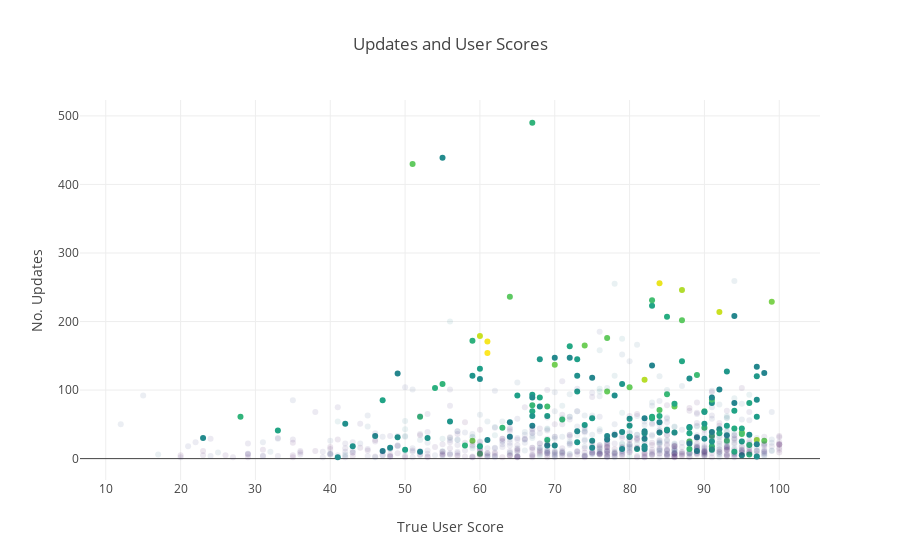

The cell this chart's notebook holds for it:
### Markdown cell above
## U2

### Aim

Products that receive more updates also receive higher ratings - graded by review count.

### Purpose

To see if the trend is more apparent in products that have a user score based on more opinions (and therefore more trustworthy).

### Investigation

Using an additional color dimension that is relative to a logarithm of the number of reviews, and further reducing the opacity of those below a threshold. Then, I plot the same chart using score rank instead.

### Code cell
user_score_update_count = json.load(open('./dumps/user-score-update-count.json'))

x = []
y = []
colors = []
opacities = []
tags = []

for item in user_score_update_count:
    x.append(item['true_user_score'])
    y.append(item['update_count'])
    tags.append("Product Id: {0}, Total Reviews: {1}".format(
            item['product_id'],
            item['review_count']
        )
    )
    review_log = numpy.log2(item['review_count'])
    colors.append(
        review_log
    )
    if review_log < 10:
        opacities.append(0.1)
    else:
        opacities.append(1.0)
    
layout = go.Layout(
    title='Updates and User Scores',
    hovermode='closest',
    xaxis=dict(
        title="True User Score"
    ),
    yaxis=dict(
        title="No. Updates"
    ),
    showlegend=False
)

data = [go.Scatter(
    x=x,
    y=y,
    mode='markers',
    marker=dict(
        color=colors,
        opacity=opacities,
        colorscale='Viridis'
    ),
    text=tags
)]

fig = go.Figure(data=data, layout=layout)
    
iplot(fig)

### Figure 1 — Plotly figure (JSON) as saved in the notebook; plotly's stock layout.template omitted (floating-point values rounded to 4 significant figures; data arrays with more than 128 entries replaced by an {"elided": "..."} marker saying what was removed)
{"data": [{"marker": {"color": {"elided": "977 float values"}, "colorscale": "Viridis", "opacity": {"elided": "977 float values"}}, "mode": "markers", "text": {"elided": "977 str values"}, "type": "scatter", "x": {"elided": "977 int values"}, "y": {"elided": "977 int values"}}], "layout": {"hovermode": "closest", "showlegend": false, "title": "Updates and User Scores", "xaxis": {"title": "True User Score"}, "yaxis": {"title": "No. Updates"}}}
